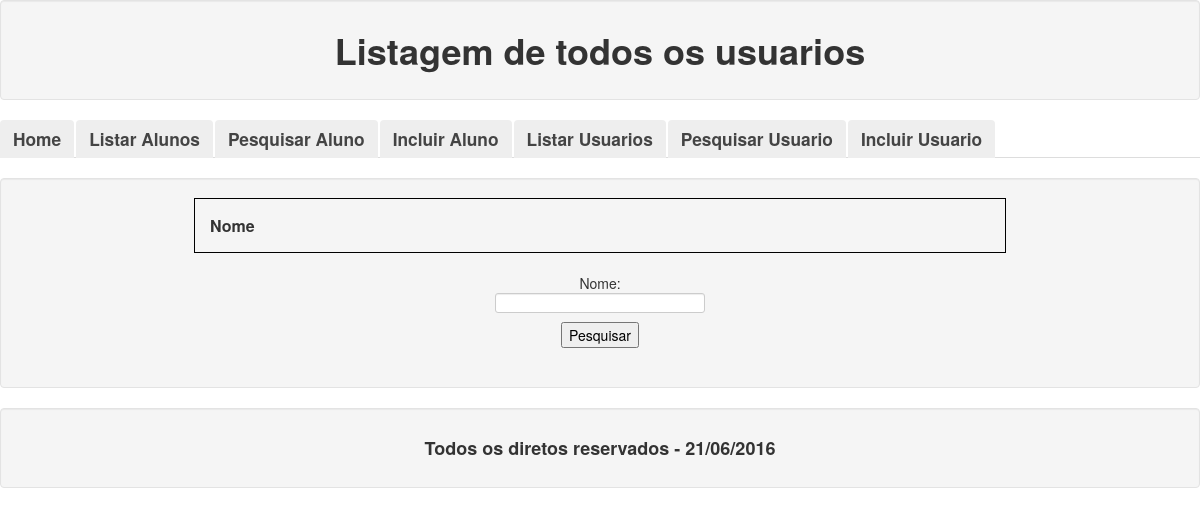
The page /listarTodosUsuarios.php on the database as committed earlier.
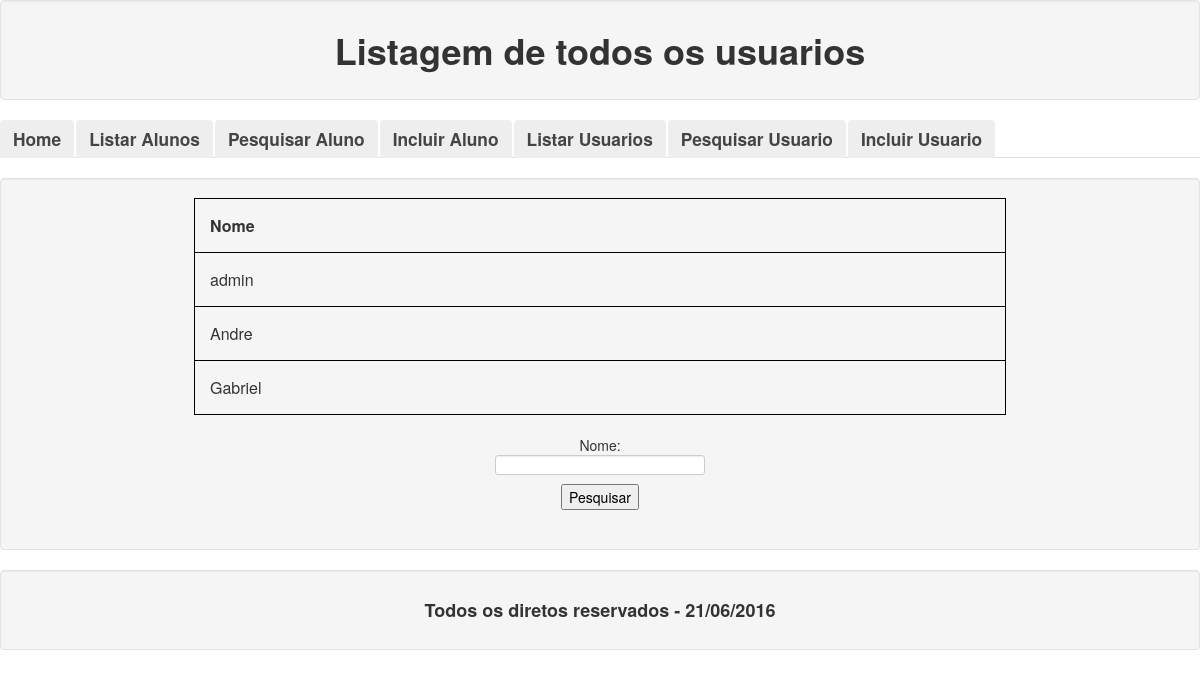
The same page on the database as committed later.
### tables this page shows
create table usuario
(
	nome varchar(255) primary key,
	senha varchar(10)
);

### usuarioDao.php (called while the page is built, shortened)
<?php
class UsuarioDao
{
	private $conexao;
	private $stmt;
	public function __construct()
	{
		try
		{
			$this->conexao = new \PDO("mysql:host=localhost;dbname=pdo", "root", "1234");
		}
		catch(\PDOException $e)
		{
			die($e->getMessage());
		}
	}
	public function GetUsuarios()
	{
		$this->SetStatment("select nome, senha from pdo.usuario order by nome;", null);
		$this->stmt->execute();
		return $this->stmt->fetchALL(\PDO::FETCH_CLASS);
	}
	private function SetStatment($query, $usuario)
	{
		$this->stmt = $this->conexao->prepare($query);
	}
}
?>

### listarTodosUsuarios.php (the view, shortened to what this page needs)
<html>
	<head>
        <link href="css/bootstrap.min.css" rel="stylesheet">
	</head>
	<body>
		<center>
		<div class="well">
			<center>
				<h1>Listagem de todos os usuarios</h1>
			</center>
		</div>
		<?php require_once ("menu.php");?>
		<div class="panel panel-default">
			<div class="well">
				<table style="width:70%">
				  <tr>
					<td><b>Nome</b></td>
				  </tr>
				  <?php
					require_once ("usuarioDao.php");
					try
					{
						$dao = new usuarioDao();
						$usuarios = $dao->GetUsuarios();
						foreach($usuarios as $usuario)
						{
							echo "<tr><td>".$usuario->nome."</td></tr>";
						}
					}
					catch(\PDOException $e)
					{
						die($e->getMessage());
					}
				  ?>
				</table>
				<br>
				<form method="post" action="alterarUsuario.php">
					Nome:<br>
					<input type="text" name="nome"/><br>
					<input type="submit" value="Pesquisar"/>
					</form>
				<br>
			</div>
		</div>
		</center>
	</body>
	<?php require_once("rodape.php"); ?>
</html>

### menu.php
<div>
	<ul class="nav nav-tabs nav-justified" id="myNav">
		<li><a href="index.php">Home</a></li>
		<li><a href="listarTodosAlunos.php">Listar Alunos</a></li>
		<li><a href="pesquisarAluno.php">Pesquisar Aluno</a></li>
		<li><a href="incluirAluno.php">Incluir Aluno</a></li>
		<li><a href="listarTodosUsuarios.php">Listar Usuarios</a></li>
		<li><a href="pesquisarUsuario.php">Pesquisar Usuario</a></li>
		<li><a href="incluirUsuario.php">Incluir Usuario</a></li>
	</ul>
</div>

### rodape.php
<footer>
	<div class="well">
		<center><h4>Todos os diretos reservados - <?php echo date('d/m/Y'); ?></h4></center>
	</div>
</footer>

Rows that differ between the two databases and show on the page:
added usuario: nome "admin"
added usuario: nome "Andre"
added usuario: nome "Gabriel"
